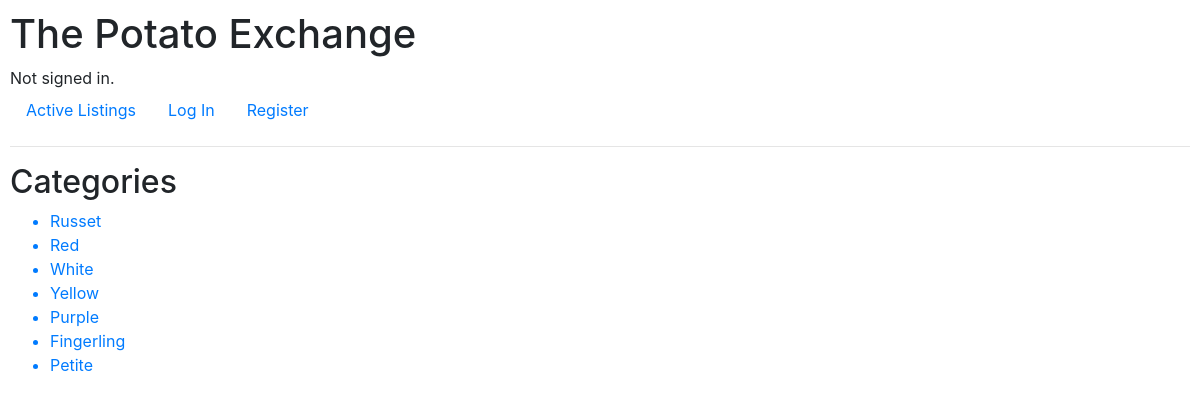
The page /categories on the database as committed earlier.
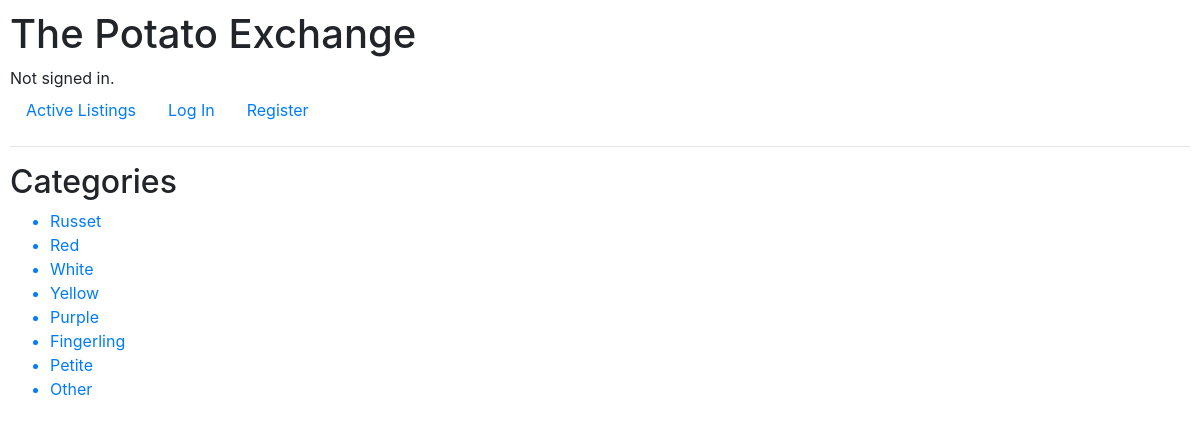
The same page on the database as committed later.
### auctions/models.py (models this page shows, shortened)
class Category(models.Model):
    category = models.CharField(max_length=64, unique=True)

### auctions/views.py (the view)
# urls.py: path("categories", views.categories, name="categories"),
def categories(request):
    return render(request, 'auctions/categories.html', {
        'categories': Category.objects.all()
    })

### auctions/templates/auctions/categories.html
{% extends 'auctions/layout.html'%}
{% block body %}
    <h2>Categories</h2>
        <ul>
        {% for category in categories %}
            <a href="{% url 'category_filter' category.id %}"><li>{{ category.category }}</li></a>
        {% endfor %}
    </ul>
{% endblock%}

### auctions/templates/auctions/layout.html (shortened to what this page needs)
{% load static %}
<!DOCTYPE html>
<html lang="en">
    <head>
        <link rel="stylesheet" href="https://stackpath.bootstrapcdn.com/bootstrap/4.4.1/css/bootstrap.min.css">
        <link href="{% static 'auctions/styles.css' %}" rel="stylesheet">
    </head>
    <body>
        <h1>The Potato Exchange</h1>
        <div>
            {% if user.is_authenticated %}
                Signed in as <strong>{{ user.username }}</strong>.
            {% else %}
                Not signed in.
            {% endif %}
        </div>
        <ul class="nav">
            <li class="nav-item">
                <a class="nav-link" href="{% url 'index' %}">Active Listings</a>
            </li>
            {% if user.is_authenticated %}
                <li class="nav-item">
                    <a class="nav-link" href="{% url 'create' %}">Create Listing</a>
                </li>
                <li class="nav-item">
                    <a class="nav-link" href="{% url 'watchlist' %}">Watchlist</a>
                </li>
                <li class="nav-item">
                    <a class="nav-link" href="{% url 'categories' %}">Categories</a>
                </li>
                <li class="nav-item">
                    <a class="nav-link" href="{% url 'deactivated' %}">Closed Auctions</a>
                </li>
                <li class="nav-item">
                    <a class="nav-link" href="{% url 'logout' %}">Log Out</a>
                </li>
            {% else %}
                <li class="nav-item">
                    <a class="nav-link" href="{% url 'login' %}">Log In</a>
                </li>
                <li class="nav-item">
                    <a class="nav-link" href="{% url 'register' %}">Register</a>
                </li>
            {% endif %}
        </ul>
        <hr>
        {% block body %}
        {% endblock %}
    </body>
</html>

### auctions/static/auctions/styles.css (style rules this page uses)
body { padding: 10px; }

Rows that differ between the two databases and show on the page:
added Category: category "Other"
